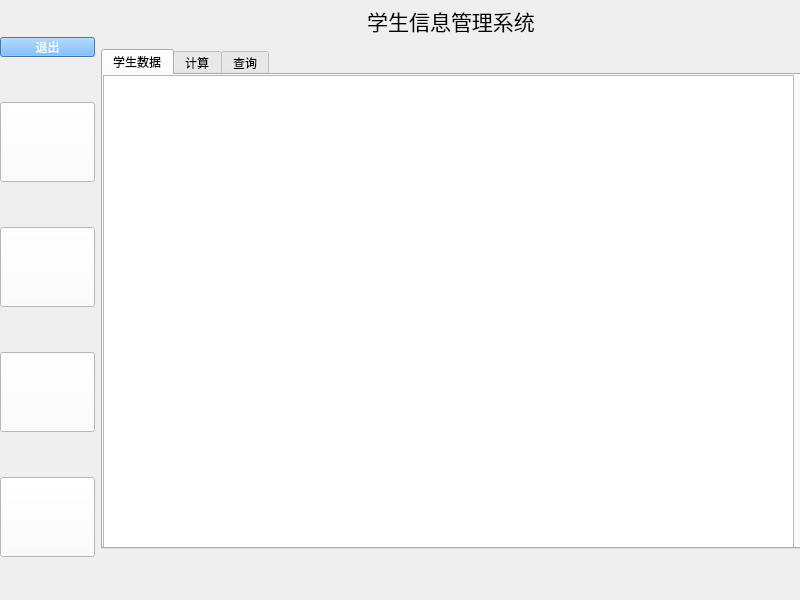
<?xml version="1.0" encoding="UTF-8"?>
<ui version="4.0">
 <class>MainWindow</class>
 <widget class="QMainWindow" name="MainWindow">
  <property name="geometry">
   <rect>
    <x>0</x>
    <y>0</y>
    <width>800</width>
    <height>600</height>
   </rect>
  </property>
  <property name="minimumSize">
   <size>
    <width>800</width>
    <height>600</height>
   </size>
  </property>
  <property name="maximumSize">
   <size>
    <width>800</width>
    <height>600</height>
   </size>
  </property>
  <property name="windowTitle">
   <string>MainWindow</string>
  </property>
  <property name="styleSheet">
   <string notr="true"/>
  </property>
  <widget class="QWidget" name="centralwidget">
   <property name="styleSheet">
    <string notr="true"/>
   </property>
   <widget class="QWidget" name="layoutWidget">
    <property name="geometry">
     <rect>
      <x>0</x>
      <y>-2</y>
      <width>801</width>
      <height>601</height>
     </rect>
    </property>
    <layout class="QGridLayout" name="gridLayout">
     <item row="0" column="2">
      <layout class="QHBoxLayout" name="horizontalLayout">
       <item>
        <widget class="QLabel" name="uplabel">
         <property name="font">
          <font>
           <family>Arial</family>
           <pointsize>16</pointsize>
           <weight>9</weight>
           <italic>false</italic>
           <bold>false</bold>
          </font>
         </property>
         <property name="styleSheet">
          <string notr="true">color: rgb(0, 0, 0);
font: 75 16pt &quot;Arial&quot;;
background-color: transparent;</string>
         </property>
         <property name="text">
          <string>学生信息管理系统</string>
         </property>
         <property name="alignment">
          <set>Qt::AlignCenter</set>
         </property>
        </widget>
       </item>
      </layout>
     </item>
     <item row="0" column="0" rowspan="3">
      <layout class="QVBoxLayout" name="verticalLayout">
       <item>
        <widget class="QPushButton" name="button1">
         <property name="minimumSize">
          <size>
           <width>80</width>
           <height>20</height>
          </size>
         </property>
         <property name="maximumSize">
          <size>
           <width>999999</width>
           <height>20</height>
          </size>
         </property>
         <property name="styleSheet">
          <string notr="true">background-color: rgb(85, 170, 255);
color: rgb(255, 255, 255)</string>
         </property>
         <property name="text">
          <string>退出</string>
         </property>
        </widget>
       </item>
       <item>
        <widget class="QPushButton" name="rbutton">
         <property name="minimumSize">
          <size>
           <width>80</width>
           <height>80</height>
          </size>
         </property>
         <property name="maximumSize">
          <size>
           <width>16777215</width>
           <height>16777215</height>
          </size>
         </property>
         <property name="styleSheet">
          <string notr="true">background-color: rgb(255, 255, 255);
border-image: url(:/icon/delete.png);
color: rgb(255, 255, 255);</string>
         </property>
         <property name="text">
          <string/>
         </property>
        </widget>
       </item>
       <item>
        <widget class="QPushButton" name="rbutton3">
         <property name="minimumSize">
          <size>
           <width>80</width>
           <height>80</height>
          </size>
         </property>
         <property name="styleSheet">
          <string notr="true">color: rgb(255, 255, 255);
background-color: rgb(255, 255, 255);
border-image: url(:/icon/group.png)</string>
         </property>
         <property name="text">
          <string/>
         </property>
        </widget>
       </item>
       <item>
        <widget class="QPushButton" name="rbutton2">
         <property name="minimumSize">
          <size>
           <width>80</width>
           <height>80</height>
          </size>
         </property>
         <property name="maximumSize">
          <size>
           <width>16777215</width>
           <height>16777215</height>
          </size>
         </property>
         <property name="styleSheet">
          <string notr="true">color: rgb(255, 255, 255);
background-color: rgb(255, 255, 255);
border-image: url(:/icon/add.png)</string>
         </property>
         <property name="text">
          <string/>
         </property>
        </widget>
       </item>
       <item>
        <widget class="QPushButton" name="rbutton4">
         <property name="minimumSize">
          <size>
           <width>80</width>
           <height>80</height>
          </size>
         </property>
         <property name="styleSheet">
          <string notr="true">color: rgb(255, 255, 255);
background-color: rgb(255, 255, 255);
border-image: url(:/icon/edit.png)</string>
         </property>
         <property name="text">
          <string/>
         </property>
        </widget>
       </item>
      </layout>
     </item>
     <item row="1" column="2">
      <widget class="QTabWidget" name="tabWidget">
       <property name="minimumSize">
        <size>
         <width>100</width>
         <height>60</height>
        </size>
       </property>
       <property name="maximumSize">
        <size>
         <width>700</width>
         <height>500</height>
        </size>
       </property>
       <property name="styleSheet">
        <string notr="true">color: rgb(0, 0, 0);</string>
       </property>
       <property name="currentIndex">
        <number>0</number>
       </property>
       <widget class="QWidget" name="tab">
        <attribute name="title">
         <string>学生数据</string>
        </attribute>
        <widget class="QTableWidget" name="tableWidget">
         <property name="geometry">
          <rect>
           <x>0</x>
           <y>0</y>
           <width>691</width>
           <height>531</height>
          </rect>
         </property>
         <property name="styleSheet">
          <string notr="true">background-image:url(:/icon/databasebackground3.webp);

color:rgb(119, 255, 217)；</string>
         </property>
        </widget>
       </widget>
       <widget class="QWidget" name="tab_3">
        <attribute name="title">
         <string>计算</string>
        </attribute>
        <widget class="QWidget" name="widget_2" native="true">
         <property name="geometry">
          <rect>
           <x>0</x>
           <y>-10</y>
           <width>691</width>
           <height>541</height>
          </rect>
         </property>
         <property name="font">
          <font>
           <family>Arial</family>
           <pointsize>18</pointsize>
          </font>
         </property>
         <property name="styleSheet">
          <string notr="true">background-image: url(:/icon/avgbackground.webp);</string>
         </property>
         <widget class="QWidget" name="gridLayoutWidget">
          <property name="geometry">
           <rect>
            <x>60</x>
            <y>80</y>
            <width>521</width>
            <height>221</height>
           </rect>
          </property>
          <layout class="QGridLayout" name="gridLayout_2">
           <item row="0" column="1">
            <widget class="QLabel" name="label1">
             <property name="font">
              <font>
               <pointsize>18</pointsize>
              </font>
             </property>
             <property name="styleSheet">
              <string notr="true">background-color: rgb(255, 255, 255);
border-color: rgb(0, 0, 0);
border:1px solid;
color: rgb(255, 255, 255);</string>
             </property>
             <property name="text">
              <string>平均数</string>
             </property>
             <property name="alignment">
              <set>Qt::AlignCenter</set>
             </property>
            </widget>
           </item>
           <item row="1" column="1">
            <widget class="QLabel" name="label4">
             <property name="font">
              <font>
               <pointsize>18</pointsize>
              </font>
             </property>
             <property name="styleSheet">
              <string notr="true">background-color: rgb(255, 255, 255);
color: rgb(255, 255, 255);
border-color: rgb(0, 0, 0);
border:1px solid;</string>
             </property>
             <property name="text">
              <string>得到的平均数</string>
             </property>
             <property name="alignment">
              <set>Qt::AlignCenter</set>
             </property>
            </widget>
           </item>
           <item row="0" column="0">
            <widget class="QComboBox" name="comboBox_2">
             <property name="minimumSize">
              <size>
               <width>200</width>
               <height>40</height>
              </size>
             </property>
             <property name="maximumSize">
              <size>
               <width>200</width>
               <height>40</height>
              </size>
             </property>
             <property name="font">
              <font>
               <family>Arial</family>
               <pointsize>11</pointsize>
              </font>
             </property>
             <property name="layoutDirection">
              <enum>Qt::LeftToRight</enum>
             </property>
             <property name="styleSheet">
              <string notr="true">background-color: rgb(255, 255, 255);
color: rgb(0, 0, 0);</string>
             </property>
            </widget>
           </item>
           <item row="1" column="0">
            <widget class="QPushButton" name="pushButton_2">
             <property name="minimumSize">
              <size>
               <width>200</width>
               <height>40</height>
              </size>
             </property>
             <property name="maximumSize">
              <size>
               <width>200</width>
               <height>40</height>
              </size>
             </property>
             <property name="font">
              <font>
               <family>Arial</family>
               <pointsize>11</pointsize>
              </font>
             </property>
             <property name="styleSheet">
              <string notr="true">background-color: rgb(255, 255, 255);
color: rgb(255, 255, 255);</string>
             </property>
             <property name="text">
              <string>点击获得平均值</string>
             </property>
            </widget>
           </item>
          </layout>
         </widget>
        </widget>
       </widget>
       <widget class="QWidget" name="tab_2">
        <attribute name="title">
         <string>查询</string>
        </attribute>
        <widget class="QWidget" name="widget" native="true">
         <property name="geometry">
          <rect>
           <x>0</x>
           <y>0</y>
           <width>691</width>
           <height>521</height>
          </rect>
         </property>
         <property name="minimumSize">
          <size>
           <width>600</width>
           <height>400</height>
          </size>
         </property>
         <property name="maximumSize">
          <size>
           <width>700</width>
           <height>9999999</height>
          </size>
         </property>
         <property name="styleSheet">
          <string notr="true">background-color: rgb(255, 255, 255);
background-image: url(:/icon/searchbackground2.webp)</string>
         </property>
         <widget class="QLabel" name="label_2">
          <property name="geometry">
           <rect>
            <x>300</x>
            <y>50</y>
            <width>171</width>
            <height>61</height>
           </rect>
          </property>
          <property name="font">
           <font>
            <pointsize>24</pointsize>
           </font>
          </property>
          <property name="styleSheet">
           <string notr="true">color: rgb(255, 255, 255);</string>
          </property>
          <property name="text">
           <string>查询</string>
          </property>
         </widget>
         <widget class="QWidget" name="gridLayoutWidget_2">
          <property name="geometry">
           <rect>
            <x>50</x>
            <y>120</y>
            <width>611</width>
            <height>301</height>
           </rect>
          </property>
          <layout class="QGridLayout" name="gridLayout_3">
           <item row="2" column="0">
            <widget class="QTableWidget" name="tableWidget_2">
             <property name="styleSheet">
              <string notr="true">background-color: rgb(255, 255, 255);
color: rgb(0, 0, 0);</string>
             </property>
            </widget>
           </item>
           <item row="1" column="0">
            <layout class="QHBoxLayout" name="horizontalLayout_4">
             <item>
              <widget class="QLineEdit" name="lineEdit_2">
               <property name="minimumSize">
                <size>
                 <width>200</width>
                 <height>40</height>
                </size>
               </property>
               <property name="maximumSize">
                <size>
                 <width>16777215</width>
                 <height>40</height>
                </size>
               </property>
               <property name="styleSheet">
                <string notr="true">background-color: rgb(255, 255, 255);
border:1px solid  black;
color: rgb(255, 255, 255);</string>
               </property>
               <property name="text">
                <string/>
               </property>
               <property name="placeholderText">
                <string>请输入要查询的内容</string>
               </property>
              </widget>
             </item>
             <item>
              <widget class="QComboBox" name="comboBox">
               <property name="minimumSize">
                <size>
                 <width>100</width>
                 <height>40</height>
                </size>
               </property>
               <property name="maximumSize">
                <size>
                 <width>100</width>
                 <height>60</height>
                </size>
               </property>
              </widget>
             </item>
             <item>
              <widget class="QPushButton" name="pushButton">
               <property name="minimumSize">
                <size>
                 <width>100</width>
                 <height>40</height>
                </size>
               </property>
               <property name="maximumSize">
                <size>
                 <width>100</width>
                 <height>40</height>
                </size>
               </property>
               <property name="styleSheet">
                <string notr="true">background-color: rgb(255, 255, 255);
color: rgb(255, 255, 255);</string>
               </property>
               <property name="text">
                <string>点击查询</string>
               </property>
              </widget>
             </item>
            </layout>
           </item>
          </layout>
         </widget>
        </widget>
       </widget>
      </widget>
     </item>
    </layout>
   </widget>
  </widget>
 </widget>
 <resources>
  <include location="../../assets/takeatry.qrc"/>
 </resources>
 <connections/>
</ui>
